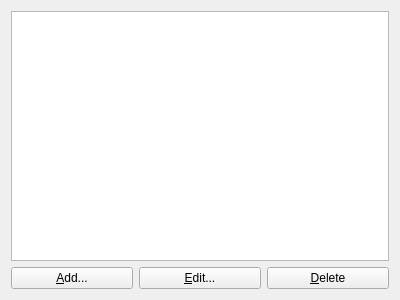
<?xml version="1.0" encoding="UTF-8"?>
<ui version="4.0">
 <class>TextureListComponent</class>
 <widget class="QWidget" name="TextureListComponent">
  <property name="geometry">
   <rect>
    <x>0</x>
    <y>0</y>
    <width>400</width>
    <height>300</height>
   </rect>
  </property>
  <property name="windowTitle">
   <string>Form</string>
  </property>
  <layout class="QVBoxLayout" name="verticalLayout">
   <item>
    <widget class="QListWidget" name="listWidgetTextures"/>
   </item>
   <item>
    <layout class="QHBoxLayout" name="horizontalLayout_5">
     <item>
      <widget class="QPushButton" name="pushButtonAddTexture">
       <property name="text">
        <string>&amp;Add...</string>
       </property>
       <property name="icon">
        <iconset resource="../../res/global.qrc">
         <normaloff>:/commonEditor.UI/res/gtk-add.svg</normaloff>:/commonEditor.UI/res/gtk-add.svg</iconset>
       </property>
      </widget>
     </item>
     <item>
      <widget class="QPushButton" name="pushButtonEditTexture">
       <property name="text">
        <string>&amp;Edit...</string>
       </property>
       <property name="icon">
        <iconset resource="../../res/global.qrc">
         <normaloff>:/commonEditor.UI/res/gtk-edit.svg</normaloff>:/commonEditor.UI/res/gtk-edit.svg</iconset>
       </property>
      </widget>
     </item>
     <item>
      <widget class="QPushButton" name="pushButtonDeleteTexture">
       <property name="text">
        <string>&amp;Delete</string>
       </property>
       <property name="icon">
        <iconset resource="../../res/global.qrc">
         <normaloff>:/commonEditor.UI/res/gtk-delete.svg</normaloff>:/commonEditor.UI/res/gtk-delete.svg</iconset>
       </property>
      </widget>
     </item>
    </layout>
   </item>
  </layout>
 </widget>
 <resources>
  <include location="../../res/global.qrc"/>
 </resources>
 <connections/>
</ui>
